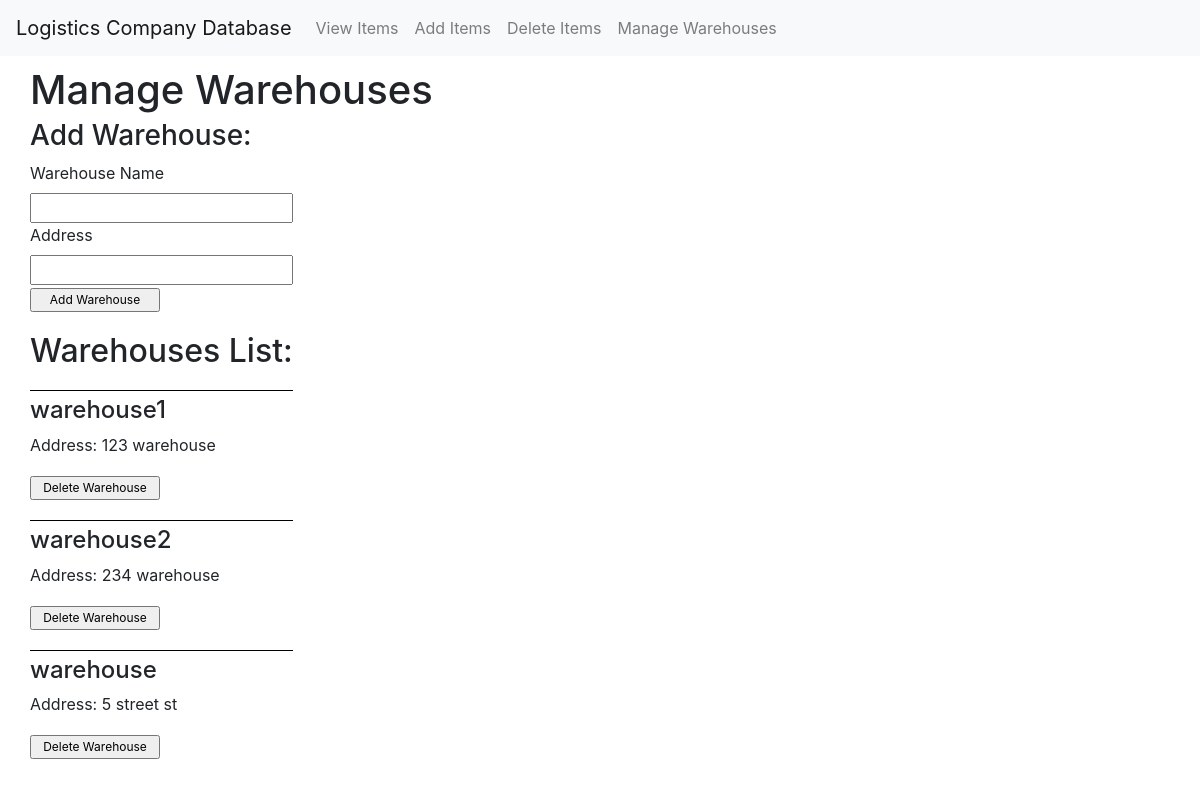
The app's page /warehouses with its own data.
### tables this page shows
CREATE TABLE warehouses (
    warehouse_id INTEGER PRIMARY KEY AUTOINCREMENT,
    warehouse_name TEXT NOT NULL,
    warehouse_address TEXT NOT NULL
);

### main.py (the view, shortened to what this page needs)
@app.route('/warehouses', methods=['GET', 'POST'])
def warehouses():
    db = get_db()
    cursor = db.cursor()
    sqlite_query = """SELECT * FROM warehouses"""
    cursor.execute(sqlite_query)
    records = cursor.fetchall()
    return render_template("warehouses.html", list=records)

### main.py (called while the page is built)
def get_db():
    db = getattr(g, '_database', None)
    if db is None:
        db = g._database = sql.connect(DATABASE)
    return db

@app.teardown_appcontext
def close_connection(exception):
    db = getattr(g, '_database', None)
    if db is not None:
        db.close()

### templates/warehouses.html (shortened to what this page needs)
{% extends "base.html" %}
{% block body %}
<div class="header-div">
    <h1> Manage Warehouses </h1>
</div>
<div class="body">
    <h3> Add Warehouse: </h3>
    <form id="add-form" method=post action="/warehouses">
        <label> Warehouse Name </label>
        <input type="text" name="name" required> </input>
        <label>Address</label>
        <input type="text" name="address" required> </input>
        <input class="submit-btn" type=submit value="Add Warehouse">
    </form>
    <div>
        <h2 class="warehouse-title"> Warehouses List: </h2>
        {% for item in list%}
        <div class="warehouse-div">
            <h4>{{item[1]}}</h4>
            <p> Address: {{item[2]}}</p>
            <form id="delete-form" method=post action="/warehouses">
                <input class="submit-btn" type=submit value="Delete Warehouse">
            </form>
        </div>
        {% endfor %}
    </div>
</div>
{% endblock %}

### static/styles.css (style rules this page uses)
.body { margin: 5px 30px; display: inline-block; columns: 1; max-width: 100%; }
h1 { margin: 10px 30px; margin-bottom: 0px; }
.warehouse-div { margin-top: 20px; margin-bottom: 0px; }
.submit-btn { font-size: 12px; margin-top: 3px; width: 130px; }
form { display: grid; columns: 1; }
.warehouse-title { margin-top: 20px; }
.warehouse-div { border-top: 1px solid black; padding-top: 5px; }

### records on screen
warehouses: warehouse_name "warehouse1", warehouse_address "123 warehouse"
warehouses: warehouse_name "warehouse2", warehouse_address "234 warehouse"
warehouses: warehouse_name "warehouse", warehouse_address "5 street st"
